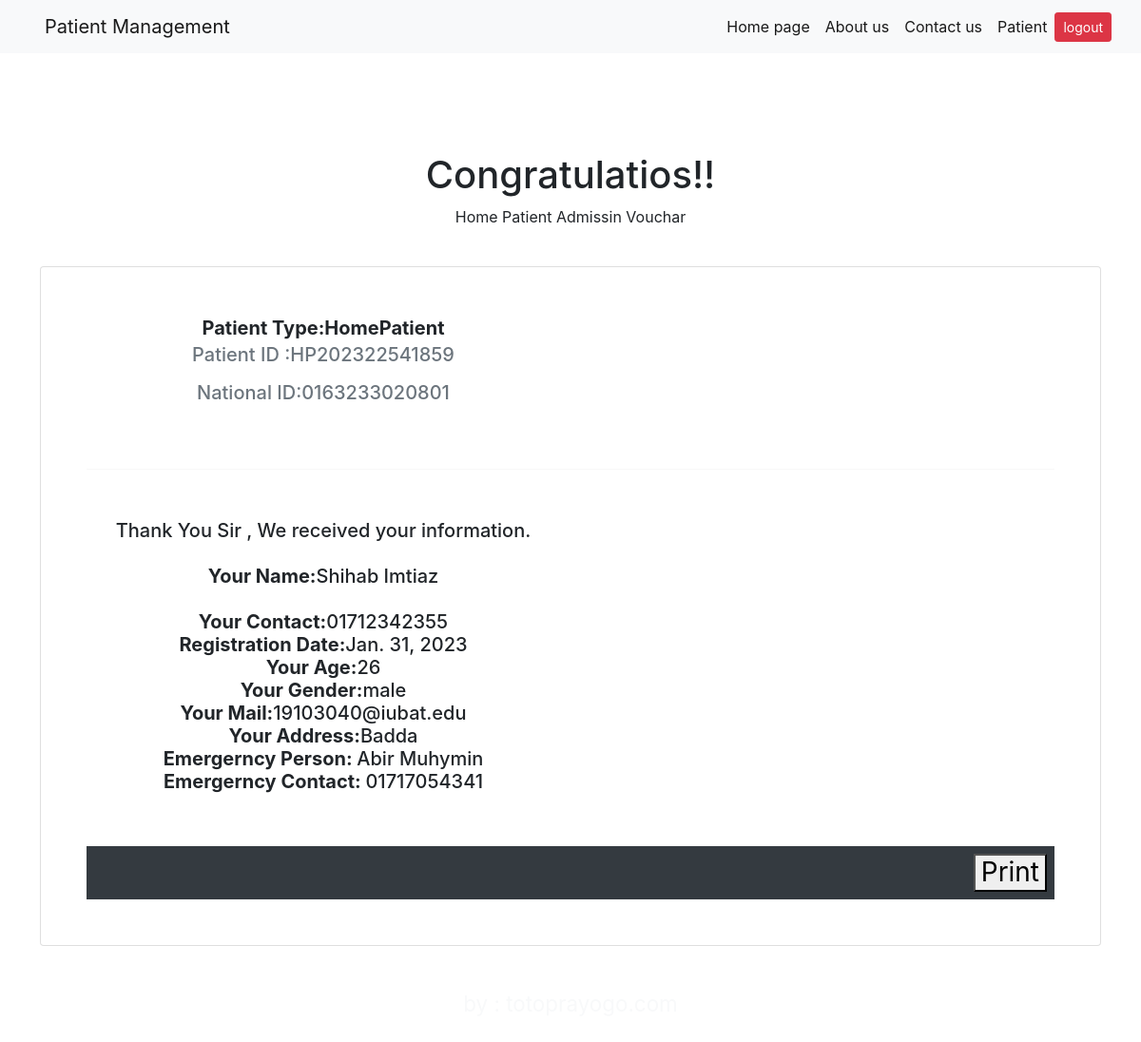
Page /hpmsg/1/ on the committed database.
### home/models.py (models this page shows, shortened)
class Patient(models.Model):
    patient_type = models.CharField(max_length=122)
    patient_id = models.CharField(max_length=122)
    patient_date = models.DateField(blank=True)
    patient_name = models.CharField(max_length=122, blank=True)
    patient_gender = models.CharField(max_length=122, blank=True)
    patient_age = models.CharField(max_length=122, blank=True)
    patient_phone = models.CharField(max_length=122, blank=True)
    patient_email = models.CharField(max_length=122, blank= True)
    patient_dob = models.CharField(max_length=122)
    patient_blood_group = models.CharField(max_length=122, blank=True)
    patient_national_ID = models.CharField(max_length=122, blank=True)
    patient_address = models.CharField(max_length=122, blank=True)
    patient_emergency_name = models.CharField(max_length=122)
    patient_emergency_relation = models.CharField(max_length=122,blank= True)
    patient_emergency_contact = models.CharField(max_length=122)
    patient_emergency_address = models.CharField(max_length=122,blank= True)

### home/views.py (the view)
# urls.py: path('hpmsg/<int:pk>/', views.hpmsg, name="Confirmatin Massege"),
@csrf_exempt
def hpmsg(request,pk):
		HomePatient= Patient.objects.get(id=pk)
		context = {'HomePatient': HomePatient,}
		return render (request, 'hpmsg.html', context)

### templates/hpmsg.html (shortened to what this page needs)
{% extends 'Pbase.html' %}
{% block body %}
<head>
</head>
<body>
    <h1><br><br>Congratulatios!! <br></h1>
       <p> Home Patient Admissin Vouchar<br><br></p>
<h3>
            <link href="//maxcdn.bootstrapcdn.com/bootstrap/4.1.1/css/bootstrap.min.css" rel="stylesheet" id="bootstrap-css">
            <div class="container">
                <div class="row">
                    <div class="col-14">
                        <div class="card">
                            <div class="card-body p-5">
                                <div class="row p-1">
                                    <div class="col-md-6 text-right"><h5>
                                        <p class="font-weight-bold mb-1"> Patient Type:{{ HomePatient.patient_type }}</p>
                                        <p class="text-muted">Patient ID :{{ HomePatient.patient_id }}</p>
                                        <p class="text-muted"> National ID:{{ HomePatient.patient_national_ID }}</p>
                                    </h5>
                                    </div>
                                </div>
                                <hr class="my-5">
                                <div class="row pb-5 p-1">
                                    <div class="col-md-6">
                                        <h5> Thank You Sir , We received your information. <br>
                                         <br><b>Your Name:</b>{{ HomePatient.patient_name }}<br>
                                         <br><b>Your Contact:</b>{{ HomePatient.patient_phone }}
                                         <br><b>Registration Date:</b>{{ HomePatient.patient_date }}
                                         <br><b>Your Age:</b>{{ HomePatient.patient_age }}
                                         <br><b>Your Gender:</b>{{ HomePatient.patient_gender }}
                                         <br><b>Your Mail:</b>{{ HomePatient.patient_email }}
                                         <br><b>Your Address:</b>{{ HomePatient.patient_address }}
                                         <br><b>Emergerncy Person: </b>{{ HomePatient.patient_emergency_name }}
                                         <br><b>Emergerncy Contact: </b>{{ HomePatient.patient_emergency_contact }}
                                    </div>
                                </div>
                                <div class="d-flex flex-row-reverse bg-dark text-white p-2">
                                    <button onclick="window.print()">Print</button>
                                </div>
                            </div>
                        </div>
                    </div>
                </div>
                <div class="text-light mt-5 mb-5 text-center small">by : <a class="text-light" target="_blank" href="http://totoprayogo.com">totoprayogo.com</a></div>
            </div>
</body>
{% endblock body %}

### templates/hpmsg.html (style rules this page uses)
h1 { text-align: center; }
h3 { text-align: center; }
h5 { text-align: center; }
p { text-align: center; }
div { text-align: center; }

### rows in the picture
Patient: patient_type "HomePatient", patient_id "HP202322541859", patient_national_ID "0163233020801", patient_name "Shihab Imtiaz", patient_phone "01712342355", patient_date "Jan. 31, 2023", patient_age "26", patient_gender "male", patient_email "19103040@iubat.edu", patient_address "Badda", patient_emergency_name "Abir Muhymin", patient_emergency_contact "01717054341"
